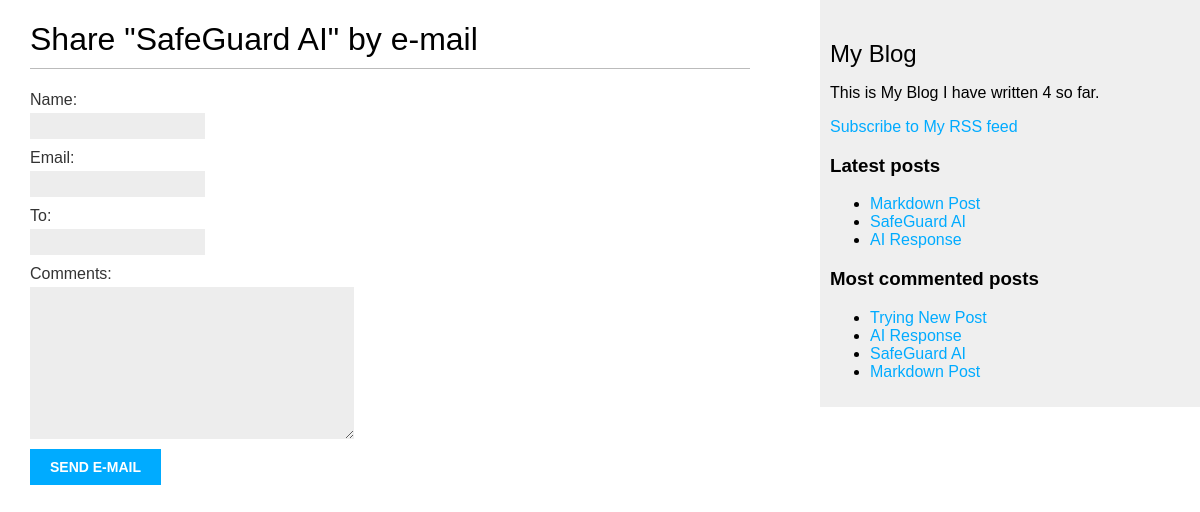
The page /djblog/6/share/ on the database its author committed.
### djblog/models.py (models this page shows, shortened)
class Post(models.Model):
    class Status(models.TextChoices):
        DRAFT = 'DF', 'Draft'
        PUBLISHED = 'PB', 'Published'
    title = models.CharField(max_length=250)
    slug = models.SlugField(
        max_length=250,
        unique_for_date = 'publish'
        )
    author = models.ForeignKey(
        settings.AUTH_USER_MODEL,
        on_delete=models.CASCADE ,
        related_name="djblog_posts"
    )
    body = models.TextField()
    publish = models.DateTimeField(default=timezone.now)
    created = models.DateTimeField(auto_now_add=True)
    updated = models.DateTimeField(auto_now=True)
    status = models.CharField(
        max_length=2,
        choices=Status.choices,
        default=Status.PUBLISHED
    )
    objects = models.Manager() #default
    published = PublishedManager() # custom manager
    class Meta:
        ordering = ['-publish']
        indexes = [
            models.Index(fields=['-publish'])
        ]
    def get_absolute_url(self):
        return reverse(
            'djblog:post_detail',
            args = [
                self.publish.year,
                self.publish.month,
                self.publish.day,
                self.slug
            ]
        )
    tags = TaggableManager()

### djblog/views.py (the view)
def post_share(request, post_id):
    post = get_object_or_404(
    Post,
    id=post_id,
    status=Post.Status.PUBLISHED
    )
    sent = False
    if request.method == 'POST':
        form = EmailPostForm(request.POST)
        if form.is_valid():
            cd = form.cleaned_data
            post_url = request.build_absolute_uri(
            post.get_absolute_url()
            )
            subject = (
            f"{cd['name']} ({cd['email']}) "
            f"recommends you read {post.title}"
            )
            message = (
            f"Read {post.title} at {post_url}\n\n"
            f"{cd['name']}\'s comments: {cd['comments']}"
            )
            try:
                send_mail(
                subject=subject,
                message=message,
                from_email=None,
                recipient_list=[cd['to']]
                )
            except BadHeaderError:
                return HttpResponse('Invalid header found.')
            except Exception as e:
                return HttpResponse(f'Error sending email: {str(e)}')
            sent = True
    else:
        form = EmailPostForm()
    return render(
    request,
    'post/share.html',
    {
    'post': post,
    'form': form,
    'sent': sent
    }
    )

### djblog/forms.py
class EmailPostForm(forms.Form):
    name = forms.CharField(max_length=25)
    email = forms.EmailField()
    to = forms.EmailField()
    comments = forms.CharField(
    required=False,
    widget=forms.Textarea
    )

### djblog/models.py (called while the page is built)
    def get_queryset(self):
        return (
            super().get_queryset().filter(status = Post.Status.PUBLISHED)
        )

### djblog/templatetags/blog_tags.py (called while the page is built)
@register.simple_tag
def total_posts():
    return Post.published.count()

@register.inclusion_tag('post/latest_posts.html')
def show_latest_posts(count = 5):
    latest_posts = Post.published.order_by('-publish')[:count]
    return {
        'latest_posts': latest_posts
    }

@register.simple_tag
def get_most_commented_posts(count = 5):
    return Post.published.annotate(
        total_comments = Count('comments')
    ).order_by('-total_comments')[:count]

### djblog/templates/post/share.html (shortened to what this page needs)
{% extends "djblog/base.html" %}
{% block content %}
{% if sent %}
<h1>Email Successful sent.</h1>
<p>
    "{{ post.title }}" was Successfully sent to {{ form.cleaned_data.to }}
</p>
{% else %}
<h1>Share "{{ post.title }}" by e-mail</h1>
<form method="post">
    {{ form.as_p }}
    <input type="submit" value="Send e-mail">
</form>
{% endif %}
{% endblock %}

### djblog/templates/djblog/base.html (shortened to what this page needs)
{% load blog_tags %}
{% load static %}
<!DOCTYPE html>
<html lang="en">
<head>
    <link href="{% static 'css/djblog.css' %}" rel="stylesheet">
</head>
<body>
    <div id="content">
        {% block content %}
        {% endblock %}
    </div>
    <div id="sidebar">
        <h2>My Blog</h2>
        <p>
            This is My Blog
            I have written {% total_posts %} so far.
        </p>
        <p>
            <a href="{% url 'djblog:post_feed' %}">
            Subscribe to My RSS feed
            </a>
        </p>
        <h3>Latest posts</h3>
        {% show_latest_posts 3 %}
        <h3>Most commented posts</h3>
        {% get_most_commented_posts as most_commented_posts %}
        <ul>
            {% for post in most_commented_posts %}
            <li>
                <a href="{{ post.get_absolute_url }}">{{ post.title }}</a>
            </li>
            {% endfor %}
        </ul>
    </div>
</body>
</html>

### djblog/templates/post/latest_posts.html
<ul>
    {% for post in latest_posts %}
    <li>
        <a href="{{ post.get_absolute_url }}">{{ post.title }}</a>
    </li>
    {% endfor %}
</ul>

### djblog/static/css/djblog.css (style rules this page uses)
body { margin:0; padding:0; font-family:helvetica, sans-serif; }
a { color:#00abff; text-decoration:none; }
h1 { font-weight:normal; border-bottom:1px solid #bbb; padding:0 0 10px 0; }
h2 { font-weight:normal; margin:30px 0 0; }
#content { float:left; width:60%; padding:0 0 0 30px; }
#sidebar { float:right; width:30%; padding:10px; background:#efefef; height:100%; }
label { float:left; clear:both; color:#333; margin-bottom:4px; }
input, textarea { clear:both; float:left; margin:0 0 10px; background:#ededed; border:0; padding:6px 10px; font-size:12px; }
input[type=submit] { font-weight:bold; background:#00abff; color:#fff; padding:10px 20px; font-size:14px; text-transform:uppercase; }

### rows shown on the page
Post: title "SafeGuard AI"
Post: title "Markdown Post"
Post: title "AI Response"
Post: title "Trying New Post"
